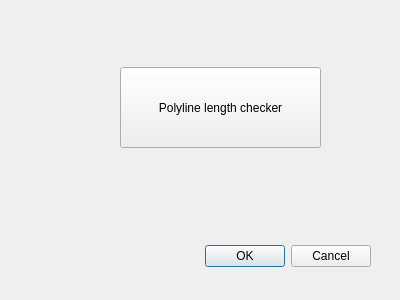
<?xml version="1.0" encoding="UTF-8"?>
<ui version="4.0">
 <class>PolyLengthCheckerDialogBase</class>
 <widget class="QDialog" name="PolyLengthCheckerDialogBase">
  <property name="geometry">
   <rect>
    <x>0</x>
    <y>0</y>
    <width>400</width>
    <height>300</height>
   </rect>
  </property>
  <property name="windowTitle">
   <string>Poly Length Checker</string>
  </property>
  <widget class="QDialogButtonBox" name="button_box">
   <property name="geometry">
    <rect>
     <x>30</x>
     <y>240</y>
     <width>341</width>
     <height>32</height>
    </rect>
   </property>
   <property name="orientation">
    <enum>Qt::Horizontal</enum>
   </property>
   <property name="standardButtons">
    <set>QDialogButtonBox::Cancel|QDialogButtonBox::Ok</set>
   </property>
  </widget>
  <widget class="QPushButton" name="pushButton">
   <property name="geometry">
    <rect>
     <x>120</x>
     <y>67</y>
     <width>201</width>
     <height>81</height>
    </rect>
   </property>
   <property name="text">
    <string>Polyline length checker</string>
   </property>
  </widget>
 </widget>
 <resources/>
 <connections>
  <connection>
   <sender>button_box</sender>
   <signal>accepted()</signal>
   <receiver>PolyLengthCheckerDialogBase</receiver>
   <slot>accept()</slot>
   <hints>
    <hint type="sourcelabel">
     <x>20</x>
     <y>20</y>
    </hint>
    <hint type="destinationlabel">
     <x>20</x>
     <y>20</y>
    </hint>
   </hints>
  </connection>
  <connection>
   <sender>button_box</sender>
   <signal>rejected()</signal>
   <receiver>PolyLengthCheckerDialogBase</receiver>
   <slot>reject()</slot>
   <hints>
    <hint type="sourcelabel">
     <x>20</x>
     <y>20</y>
    </hint>
    <hint type="destinationlabel">
     <x>20</x>
     <y>20</y>
    </hint>
   </hints>
  </connection>
 </connections>
</ui>
